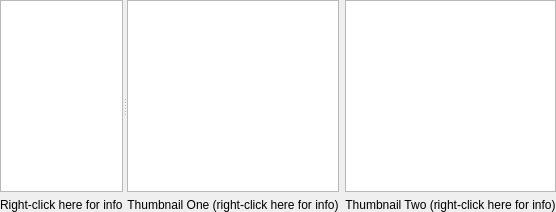
      <widget class="QSplitter" name="splitter">
       <property name="orientation">
        <enum>Qt::Horizontal</enum>
       </property>
       <widget class="QWidget" name="">
        <layout class="QVBoxLayout" name="verticalLayout_14">
         <item>
          <widget class="QTextEdit" name="textOut">
           <property name="sizePolicy">
            <sizepolicy hsizetype="Expanding" vsizetype="Expanding">
             <horstretch>1</horstretch>
             <verstretch>0</verstretch>
            </sizepolicy>
           </property>
           <property name="font">
            <font>
             <family>Courier New</family>
             <weight>75</weight>
             <bold>true</bold>
            </font>
           </property>
           <property name="toolTip">
            <string/>
           </property>
          </widget>
         </item>
         <item>
          <widget class="QLabel" name="textOutLabel">
           <property name="toolTip">
            <string>&lt;html&gt;&lt;head/&gt;&lt;body&gt;&lt;p&gt;Here is the 'decoder' for the column headings:&lt;/p&gt;&lt;p&gt;signal = sum of all pixels included in the mask with the background (bkavg) subtracted from each one.&lt;/p&gt;&lt;p&gt;appsum = sum of all pixels included in the mask &lt;/p&gt;&lt;p&gt;bkavg = average background, calculated using a Robust Mean estimator with 50% outlier rejection.&lt;/p&gt;&lt;p&gt;bkstd = standard deviation of the background, calculated using a Robust Scale estimator with 50% outlier rejection (assumes gaussian distribution)&lt;/p&gt;&lt;p&gt;mskth = Thresh used in forming mask. This value is added to bkavg to compute binary mask&lt;/p&gt;&lt;p&gt;mskpx = number of pixels in binary mask - if negative, a default mask was used&lt;/p&gt;&lt;p&gt;cvxhull = convex hull: the area enclosed by a rubber band that surrounds the mask.&lt;/p&gt;&lt;p&gt;xpos = y position of centroid in image coordinates&lt;/p&gt;&lt;p&gt;ypos = x position of centroid in image coordinates&lt;/p&gt;&lt;p&gt;minpx = minimum value pixel contained in the aperture&lt;/p&gt;&lt;p&gt;maxpx = maximum value pixel contained in the aperture&lt;/p&gt;&lt;/body&gt;&lt;/html&gt;</string>
           </property>
           <property name="text">
            <string>Right-click here for info</string>
           </property>
          </widget>
         </item>
        </layout>
       </widget>
       <widget class="QWidget" name="layoutWidget">
        <layout class="QHBoxLayout" name="horizontalLayout_2">
         <item>
          <layout class="QVBoxLayout" name="verticalLayout_2">
           <item>
            <widget class="ImageView" name="thumbOneView"/>
           </item>
           <item>
            <widget class="QLabel" name="thumbnailOneLabel">
             <property name="toolTip">
              <string>&lt;html&gt;&lt;head/&gt;&lt;body&gt;&lt;p&gt;&lt;span style=&quot; font-size:14pt;&quot;&gt;This panel shows a zoomed version of the image contained within the aperture boundaries.&lt;/span&gt;&lt;/p&gt;&lt;/body&gt;&lt;/html&gt;</string>
             </property>
             <property name="text">
              <string>&lt;html&gt;&lt;head/&gt;&lt;body&gt;&lt;p&gt;Thumbnail One (right-click here for info)&lt;/p&gt;&lt;/body&gt;&lt;/html&gt;</string>
             </property>
             <property name="alignment">
              <set>Qt::AlignCenter</set>
             </property>
            </widget>
           </item>
          </layout>
         </item>
         <item>
          <layout class="QVBoxLayout" name="verticalLayout">
           <item>
            <widget class="ImageView" name="thumbTwoView"/>
           </item>
           <item>
            <widget class="QLabel" name="thumbnailTwoLabel">
             <property name="toolTip">
              <string>&lt;html&gt;&lt;head/&gt;&lt;body&gt;&lt;p&gt;This image shows the mask that will be applied to the image shown in Thumbnail One.&lt;/p&gt;&lt;p&gt;Currently, the 'mask' is dynamically calculated by the following steps: &lt;/p&gt;&lt;p&gt;1) Thumbnail One is blurred using a 5x5 pixel Gaussian.&lt;/p&gt;&lt;p&gt;2) &lt;span style=&quot; font-weight:600; color:#fc0107;&quot;&gt;set mskth counts above bkavg&lt;/span&gt; is used to turn the blurred Thumbnail One image into a binary image (only the values 0 and 1 are present) by setting to 0 all pixels that are &amp;lt;= &lt;span style=&quot; font-weight:600; color:#fc0107;&quot;&gt;set mskth counts above bkavg &lt;/span&gt;&lt;span style=&quot; color:#fc0107;&quot;&gt;+ bkavg&lt;/span&gt; and setting to 1 all pixels that are greater than &lt;span style=&quot; font-weight:600; color:#fc0107;&quot;&gt;set mskth counts above bkavg &lt;/span&gt;&lt;span style=&quot; color:#fc0107;&quot;&gt;+ bkavg&lt;/span&gt;. &lt;/p&gt;&lt;p&gt;3) The resulting binary image is processed to find all 'blobs' (connected groups of pixels with value 1).&lt;/p&gt;&lt;p&gt;4) The signal contained in each blob is computed (with background subtraction).&lt;/p&gt;&lt;p&gt;5) If a tracking star is present and this is a target star (non-yellow aperture), an additional constraint is enforced: the centroid of the 'blob' must lie within a 8 pixel radius of the aperture center. This helps suppress any bright stars that may be in the aperture, but not in the center.&lt;/p&gt;&lt;p&gt;6) The 'blob' found in step 5 is turned into the mask that is displayed in this thumbnail.&lt;/p&gt;&lt;/body&gt;&lt;/html&gt;</string>
             </property>
             <property name="text">
              <string>&lt;html&gt;&lt;head/&gt;&lt;body&gt;&lt;p&gt;Thumbnail Two (right-click here for info)&lt;/p&gt;&lt;/body&gt;&lt;/html&gt;</string>
             </property>
             <property name="alignment">
              <set>Qt::AlignCenter</set>
             </property>
            </widget>
           </item>
          </layout>
         </item>
        </layout>
       </widget>
      </widget>
